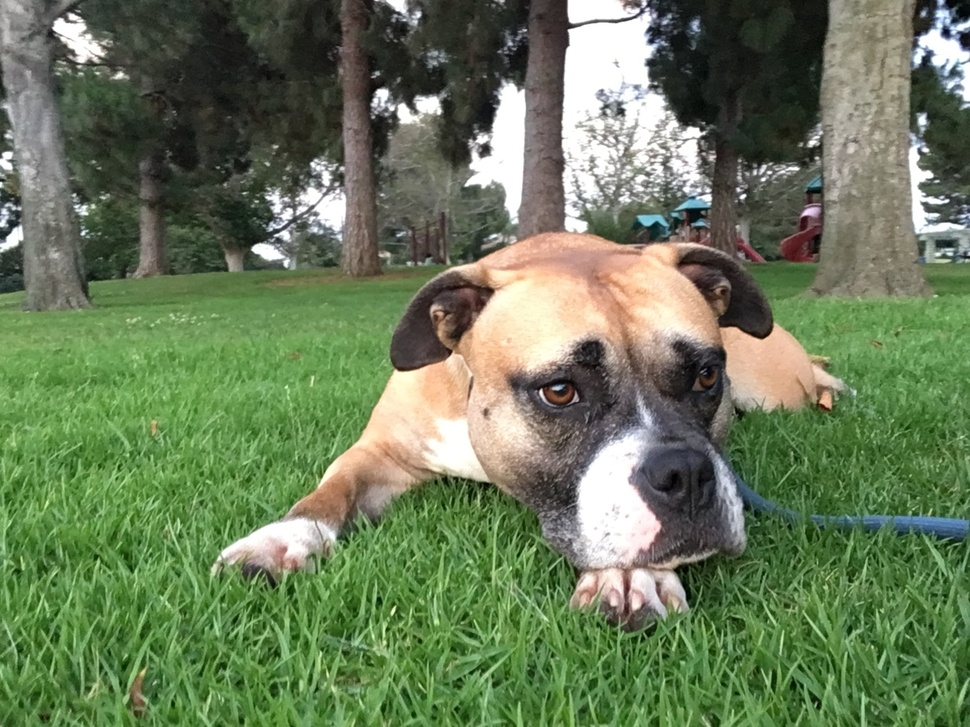
//> input picture trans_rot/sally.jpg, 970 x 727 px, shrunk from 1288 x 966 before the run
$ ./trans_rot   (built with g++ and OpenCV 4)
//> lines starting //> are read from the running program, lines starting //| are printed output that depends on the picture
#include<opencv2/opencv.hpp>

using namespace cv;

int main()
{

    Mat src = imread("sally.jpg",CV_LOAD_IMAGE_COLOR);
//> src is the input picture: 727 rows x 970 cols, CV_8UC3; mean B, G, R 89.6, 123.1, 106

    // translation
    Mat dst;
    Mat M = (Mat_<double>(2,3) << 1, 0, 200, 0, 1, 150);
    warpAffine(src,dst,M,src.size());
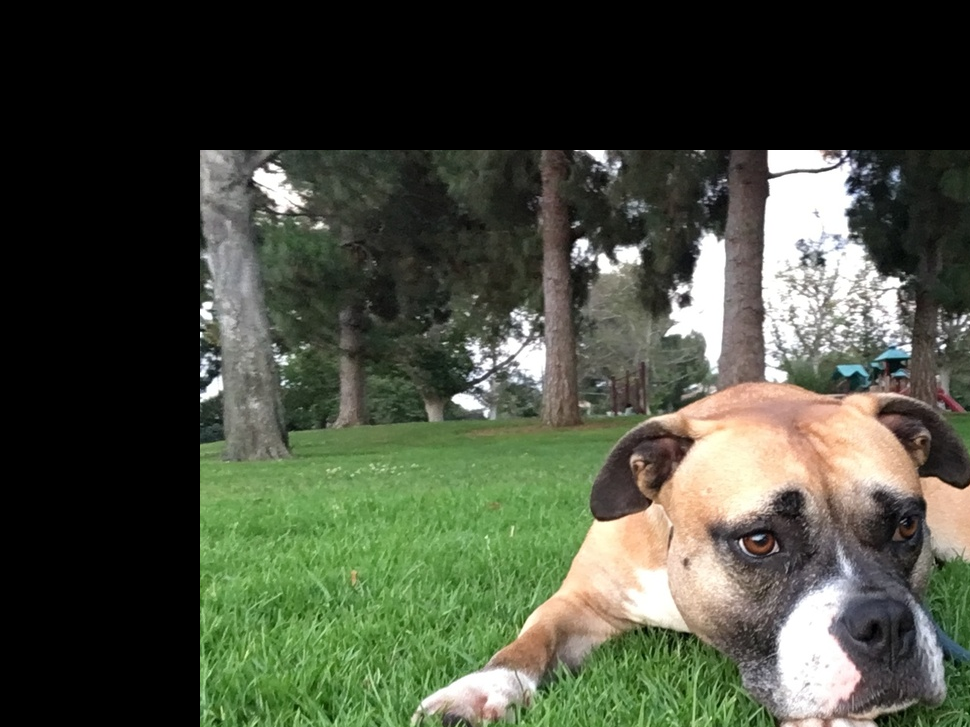
//> dst: 727 rows x 970 cols, CV_8UC3; mean B, G, R 61.4, 77.1, 71.6


    // rotation
    Mat dst1;
    Mat M1 = getRotationMatrix2D(Point2f(src.cols/2,src.rows/2),45,1);
    warpAffine(src,dst1,M1,src.size());
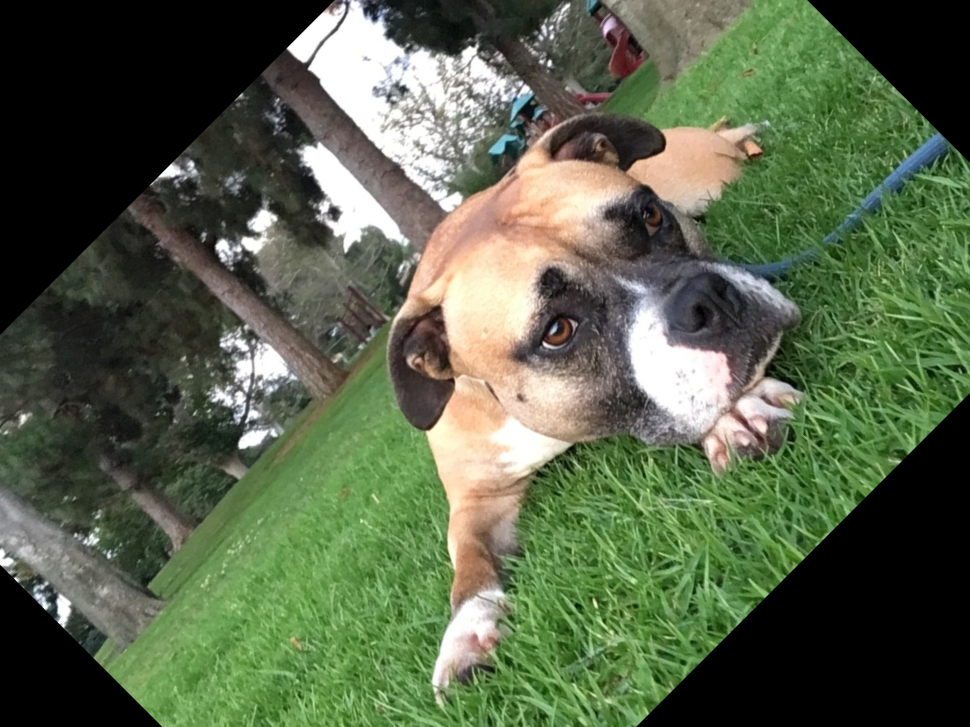
//> dst1: 727 rows x 970 cols, CV_8UC3; mean B, G, R 73.7, 99.8, 87.5


    namedWindow("trans",WINDOW_AUTOSIZE);
    imshow("trans",dst);

    namedWindow("rot",WINDOW_AUTOSIZE);
    imshow("rot",dst1);


    waitKey(0);

    return 0;
}
